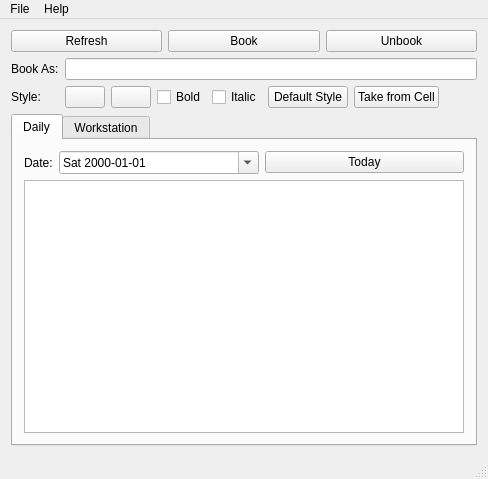
<?xml version="1.0" encoding="UTF-8"?>
<ui version="4.0">
 <class>WorkstationScheduler</class>
 <widget class="QMainWindow" name="WorkstationScheduler">
  <property name="geometry">
   <rect>
    <x>0</x>
    <y>0</y>
    <width>488</width>
    <height>479</height>
   </rect>
  </property>
  <property name="windowTitle">
   <string>WorkstationScheduler</string>
  </property>
  <widget class="QWidget" name="centralWidget">
   <property name="enabled">
    <bool>true</bool>
   </property>
   <property name="sizePolicy">
    <sizepolicy hsizetype="Expanding" vsizetype="Expanding">
     <horstretch>0</horstretch>
     <verstretch>0</verstretch>
    </sizepolicy>
   </property>
   <layout class="QGridLayout" name="gridLayout">
    <item row="0" column="0">
     <layout class="QVBoxLayout" name="verticalLayout">
      <item>
       <layout class="QHBoxLayout" name="horizontalLayout">
        <item>
         <widget class="QPushButton" name="refresh">
          <property name="text">
           <string>Refresh</string>
          </property>
         </widget>
        </item>
        <item>
         <widget class="QPushButton" name="book">
          <property name="text">
           <string>Book</string>
          </property>
         </widget>
        </item>
        <item>
         <widget class="QPushButton" name="release">
          <property name="text">
           <string>Unbook</string>
          </property>
         </widget>
        </item>
       </layout>
      </item>
      <item>
       <layout class="QFormLayout" name="formLayout_3">
        <item row="0" column="0">
         <widget class="QLabel" name="label">
          <property name="text">
           <string>Book As:</string>
          </property>
         </widget>
        </item>
        <item row="0" column="1">
         <widget class="QLineEdit" name="bookAs"/>
        </item>
        <item row="1" column="0">
         <widget class="QLabel" name="label_5">
          <property name="text">
           <string>Style:</string>
          </property>
         </widget>
        </item>
        <item row="1" column="1">
         <layout class="QHBoxLayout" name="horizontalLayout_2">
          <item>
           <widget class="QPushButton" name="foregroundButton">
            <property name="text">
             <string/>
            </property>
           </widget>
          </item>
          <item>
           <widget class="QPushButton" name="backgroundButton">
            <property name="text">
             <string/>
            </property>
           </widget>
          </item>
          <item>
           <widget class="QCheckBox" name="bold">
            <property name="text">
             <string>Bold</string>
            </property>
           </widget>
          </item>
          <item>
           <widget class="QCheckBox" name="italic">
            <property name="text">
             <string>Italic</string>
            </property>
           </widget>
          </item>
          <item>
           <widget class="QPushButton" name="defaultStyle">
            <property name="text">
             <string>Default Style</string>
            </property>
           </widget>
          </item>
          <item>
           <widget class="QPushButton" name="takeFromCell">
            <property name="text">
             <string>Take from Cell</string>
            </property>
           </widget>
          </item>
          <item>
           <spacer name="horizontalSpacer">
            <property name="orientation">
             <enum>Qt::Horizontal</enum>
            </property>
            <property name="sizeHint" stdset="0">
             <size>
              <width>40</width>
              <height>20</height>
             </size>
            </property>
           </spacer>
          </item>
         </layout>
        </item>
       </layout>
      </item>
      <item>
       <widget class="QTabWidget" name="mainTab">
        <property name="currentIndex">
         <number>0</number>
        </property>
        <widget class="QWidget" name="daily">
         <attribute name="title">
          <string>Daily</string>
         </attribute>
         <layout class="QGridLayout" name="gridLayout_3">
          <item row="0" column="0">
           <layout class="QVBoxLayout" name="verticalLayout_2">
            <item>
             <layout class="QFormLayout" name="formLayout_2">
              <item row="0" column="0">
               <widget class="QLabel" name="label_2">
                <property name="text">
                 <string>Date:</string>
                </property>
               </widget>
              </item>
              <item row="0" column="1">
               <layout class="QHBoxLayout" name="horizontalLayout_4">
                <item>
                 <widget class="QDateEdit" name="dailyDate">
                  <property name="displayFormat">
                   <string>ddd yyyy-MM-dd</string>
                  </property>
                  <property name="calendarPopup">
                   <bool>true</bool>
                  </property>
                 </widget>
                </item>
                <item>
                 <widget class="QPushButton" name="dailyToday">
                  <property name="text">
                   <string>Today</string>
                  </property>
                 </widget>
                </item>
               </layout>
              </item>
             </layout>
            </item>
            <item>
             <widget class="QTableWidget" name="dailyTable"/>
            </item>
           </layout>
          </item>
         </layout>
        </widget>
        <widget class="QWidget" name="workstation">
         <attribute name="title">
          <string>Workstation</string>
         </attribute>
         <layout class="QGridLayout" name="gridLayout_2">
          <item row="0" column="0">
           <layout class="QVBoxLayout" name="verticalLayout_3">
            <item>
             <layout class="QFormLayout" name="formLayout">
              <item row="0" column="0">
               <widget class="QLabel" name="label_3">
                <property name="text">
                 <string>Workstation:</string>
                </property>
               </widget>
              </item>
              <item row="0" column="1">
               <widget class="QComboBox" name="workstationName"/>
              </item>
              <item row="1" column="0">
               <widget class="QLabel" name="label_4">
                <property name="text">
                 <string>Week Of:</string>
                </property>
               </widget>
              </item>
              <item row="1" column="1">
               <layout class="QHBoxLayout" name="horizontalLayout_5">
                <item>
                 <widget class="QDateEdit" name="workstationDate">
                  <property name="displayFormat">
                   <string>ddd yyyy-MM-dd</string>
                  </property>
                  <property name="calendarPopup">
                   <bool>true</bool>
                  </property>
                 </widget>
                </item>
                <item>
                 <widget class="QPushButton" name="workstationToday">
                  <property name="text">
                   <string>This Week</string>
                  </property>
                 </widget>
                </item>
               </layout>
              </item>
             </layout>
            </item>
            <item>
             <widget class="QTableWidget" name="workstationTable"/>
            </item>
           </layout>
          </item>
         </layout>
        </widget>
       </widget>
      </item>
     </layout>
    </item>
   </layout>
  </widget>
  <widget class="QMenuBar" name="menuBar">
   <property name="geometry">
    <rect>
     <x>0</x>
     <y>0</y>
     <width>488</width>
     <height>18</height>
    </rect>
   </property>
   <widget class="QMenu" name="menuFile">
    <property name="title">
     <string>File</string>
    </property>
    <addaction name="actionOpenDatabase"/>
    <addaction name="actionRecentDatabases"/>
    <addaction name="actionClearRecentDatabases"/>
    <addaction name="separator"/>
    <addaction name="actionWorkstationDescriptions"/>
    <addaction name="separator"/>
    <addaction name="actionQuit"/>
   </widget>
   <widget class="QMenu" name="menuHelp">
    <property name="title">
     <string>Help</string>
    </property>
    <addaction name="actionAbout"/>
   </widget>
   <addaction name="menuFile"/>
   <addaction name="menuHelp"/>
  </widget>
  <widget class="QStatusBar" name="statusBar"/>
  <action name="actionWorkstationDescriptions">
   <property name="text">
    <string>Workstation Info...</string>
   </property>
  </action>
  <action name="actionAbout">
   <property name="text">
    <string>About...</string>
   </property>
  </action>
  <action name="actionQuit">
   <property name="text">
    <string>Quit</string>
   </property>
   <property name="shortcut">
    <string>Ctrl+Q</string>
   </property>
  </action>
  <action name="actionOpenDatabase">
   <property name="text">
    <string>Open Database...</string>
   </property>
   <property name="shortcut">
    <string>Ctrl+O</string>
   </property>
  </action>
  <action name="actionRecentDatabases">
   <property name="enabled">
    <bool>false</bool>
   </property>
   <property name="text">
    <string>Recent Databases</string>
   </property>
  </action>
  <action name="actionClearRecentDatabases">
   <property name="text">
    <string>Clear Recent Databases</string>
   </property>
  </action>
 </widget>
 <layoutdefault spacing="6" margin="11"/>
 <resources/>
 <connections/>
</ui>
